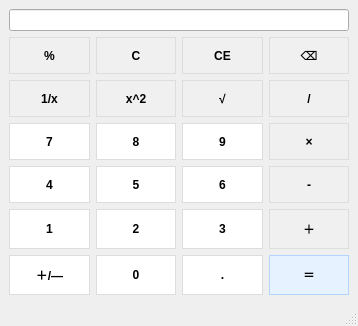
<?xml version="1.0" encoding="UTF-8"?>
<ui version="4.0">
 <class>MainWindow</class>
 <widget class="QMainWindow" name="MainWindow">
  <property name="geometry">
   <rect>
    <x>0</x>
    <y>0</y>
    <width>358</width>
    <height>326</height>
   </rect>
  </property>
  <property name="windowTitle">
   <string>MainWindow</string>
  </property>
  <property name="styleSheet">
   <string notr="true">/* 全局按钮基础样式：浅灰色背景、无圆角、默认字体、加粗 */
QPushButton {
    background-color: #f0f0f0; /* 浅灰色背景 */
    font-weight: bold; /* 保留加粗 */
    border: 1px solid #ddd; /* 细边框 */
    border-radius: 0; /* 取消圆角 */
    padding: 10px; /* 内边距 */
}

/* 按钮悬停状态 */
QPushButton:hover {
    background-color: #e0e0e0; /* 稍深灰色 */
    color: black;
    font-size: 17pt; /* 悬停时字号微涨 */
}

/* 按钮按下状态 */
QPushButton:pressed {
    background-color: #d0d0d0; /* 更深灰色 */
    color: black;
    font-size: 15pt; /* 字号微缩 */
}

/* 功能按钮差异化（灰色基调） */
QPushButton#OpButton {
    background-color: #e8e8e8;
    font-size: 18pt;
}

QPushButton#ClearButton {
    background-color: #f5f5f5;
    font-size: 17pt;
}

QPushButton#EqualButton {
    background-color: #d8d8d8;
    font-size: 19pt;
}</string>
  </property>
  <widget class="QWidget" name="centralwidget">
   <layout class="QHBoxLayout" name="horizontalLayout">
    <item>
     <layout class="QGridLayout" name="gridLayout_2">
      <item row="2" column="3">
       <widget class="QPushButton" name="btnDel">
        <property name="sizePolicy">
         <sizepolicy hsizetype="Minimum" vsizetype="Preferred">
          <horstretch>0</horstretch>
          <verstretch>0</verstretch>
         </sizepolicy>
        </property>
        <property name="text">
         <string>⌫</string>
        </property>
       </widget>
      </item>
      <item row="3" column="2">
       <widget class="QPushButton" name="btnSqrt">
        <property name="sizePolicy">
         <sizepolicy hsizetype="Minimum" vsizetype="Preferred">
          <horstretch>0</horstretch>
          <verstretch>0</verstretch>
         </sizepolicy>
        </property>
        <property name="text">
         <string>√</string>
        </property>
       </widget>
      </item>
      <item row="2" column="2">
       <widget class="QPushButton" name="btnClearAll">
        <property name="sizePolicy">
         <sizepolicy hsizetype="Minimum" vsizetype="Preferred">
          <horstretch>0</horstretch>
          <verstretch>0</verstretch>
         </sizepolicy>
        </property>
        <property name="text">
         <string>CE</string>
        </property>
       </widget>
      </item>
      <item row="7" column="0">
       <widget class="QPushButton" name="btnSign">
        <property name="sizePolicy">
         <sizepolicy hsizetype="Minimum" vsizetype="Preferred">
          <horstretch>0</horstretch>
          <verstretch>0</verstretch>
         </sizepolicy>
        </property>
        <property name="styleSheet">
         <string notr="true">/* 全局按钮基础样式：白色背景、无圆角、默认字体、加粗 */
QPushButton {
    background-color: white; /* 基础背景色改为白色 */
    font-weight: bold; /* 保留加粗 */
    border: 1px solid #ddd; /* 细边框 */
    border-radius: 0; /* 取消圆角 */
    padding: 10px; /* 内边距 */
}

/* 按钮悬停状态（保持原有逻辑，背景稍暗） */
QPushButton:hover {
    background-color: #f5f5f5; /* 悬停时浅灰（与白色区分） */
    color: black;
    font-size: 17pt;
}

/* 按钮按下状态：改为奶油白（接近#FFFDD0或#FFF8DC等奶油色） */
QPushButton:pressed {
    background-color: #FFF8DC; /* 奶油白背景 */
    color: black;
    font-size: 15pt;
}

/* 功能按钮差异化（保持白色基调，细微区分） */
QPushButton#OpButton {
    background-color: #fafafa; /* 比纯白稍浅灰的底色 */
    font-size: 18pt;
}

QPushButton#ClearButton {
    background-color: #fcfcfc; /* 接近纯白的浅灰 */
    font-size: 17pt;
}

QPushButton#EqualButton {
    background-color: #f8f8f8; /* 稍暗于纯白的底色 */
    font-size: 19pt;
}</string>
        </property>
        <property name="text">
         <string>＋/—</string>
        </property>
       </widget>
      </item>
      <item row="7" column="1">
       <widget class="QPushButton" name="btnNum0">
        <property name="sizePolicy">
         <sizepolicy hsizetype="Minimum" vsizetype="Preferred">
          <horstretch>0</horstretch>
          <verstretch>0</verstretch>
         </sizepolicy>
        </property>
        <property name="styleSheet">
         <string notr="true">/* 全局按钮基础样式：白色背景、无圆角、默认字体、加粗 */
QPushButton {
    background-color: white; /* 基础背景色改为白色 */
    font-weight: bold; /* 保留加粗 */
    border: 1px solid #ddd; /* 细边框 */
    border-radius: 0; /* 取消圆角 */
    padding: 10px; /* 内边距 */
}

/* 按钮悬停状态（保持原有逻辑，背景稍暗） */
QPushButton:hover {
    background-color: #f5f5f5; /* 悬停时浅灰（与白色区分） */
    color: black;
    font-size: 17pt;
}

/* 按钮按下状态：改为奶油白（接近#FFFDD0或#FFF8DC等奶油色） */
QPushButton:pressed {
    background-color: #FFF8DC; /* 奶油白背景 */
    color: black;
    font-size: 15pt;
}

/* 功能按钮差异化（保持白色基调，细微区分） */
QPushButton#OpButton {
    background-color: #fafafa; /* 比纯白稍浅灰的底色 */
    font-size: 18pt;
}

QPushButton#ClearButton {
    background-color: #fcfcfc; /* 接近纯白的浅灰 */
    font-size: 17pt;
}

QPushButton#EqualButton {
    background-color: #f8f8f8; /* 稍暗于纯白的底色 */
    font-size: 19pt;
}</string>
        </property>
        <property name="text">
         <string>0</string>
        </property>
       </widget>
      </item>
      <item row="6" column="3">
       <widget class="QPushButton" name="btnPlus">
        <property name="sizePolicy">
         <sizepolicy hsizetype="Minimum" vsizetype="Preferred">
          <horstretch>0</horstretch>
          <verstretch>0</verstretch>
         </sizepolicy>
        </property>
        <property name="text">
         <string>＋</string>
        </property>
       </widget>
      </item>
      <item row="4" column="3">
       <widget class="QPushButton" name="btnMultiple">
        <property name="sizePolicy">
         <sizepolicy hsizetype="Minimum" vsizetype="Preferred">
          <horstretch>0</horstretch>
          <verstretch>0</verstretch>
         </sizepolicy>
        </property>
        <property name="text">
         <string>×</string>
        </property>
       </widget>
      </item>
      <item row="3" column="3">
       <widget class="QPushButton" name="btnDivide">
        <property name="sizePolicy">
         <sizepolicy hsizetype="Minimum" vsizetype="Preferred">
          <horstretch>0</horstretch>
          <verstretch>0</verstretch>
         </sizepolicy>
        </property>
        <property name="text">
         <string>/</string>
        </property>
       </widget>
      </item>
      <item row="6" column="0">
       <widget class="QPushButton" name="btnNum1">
        <property name="sizePolicy">
         <sizepolicy hsizetype="Minimum" vsizetype="Preferred">
          <horstretch>0</horstretch>
          <verstretch>0</verstretch>
         </sizepolicy>
        </property>
        <property name="styleSheet">
         <string notr="true">/* 全局按钮基础样式：白色背景、无圆角、默认字体、加粗 */
QPushButton {
    background-color: white; /* 基础背景色改为白色 */
    font-weight: bold; /* 保留加粗 */
    border: 1px solid #ddd; /* 细边框 */
    border-radius: 0; /* 取消圆角 */
    padding: 10px; /* 内边距 */
}

/* 按钮悬停状态（保持原有逻辑，背景稍暗） */
QPushButton:hover {
    background-color: #f5f5f5; /* 悬停时浅灰（与白色区分） */
    color: black;
    font-size: 17pt;
}

/* 按钮按下状态：改为奶油白（接近#FFFDD0或#FFF8DC等奶油色） */
QPushButton:pressed {
    background-color: #FFF8DC; /* 奶油白背景 */
    color: black;
    font-size: 15pt;
}

/* 功能按钮差异化（保持白色基调，细微区分） */
QPushButton#OpButton {
    background-color: #fafafa; /* 比纯白稍浅灰的底色 */
    font-size: 18pt;
}

QPushButton#ClearButton {
    background-color: #fcfcfc; /* 接近纯白的浅灰 */
    font-size: 17pt;
}

QPushButton#EqualButton {
    background-color: #f8f8f8; /* 稍暗于纯白的底色 */
    font-size: 19pt;
}</string>
        </property>
        <property name="text">
         <string>1</string>
        </property>
       </widget>
      </item>
      <item row="4" column="0">
       <widget class="QPushButton" name="btnNum7">
        <property name="sizePolicy">
         <sizepolicy hsizetype="Minimum" vsizetype="Preferred">
          <horstretch>0</horstretch>
          <verstretch>0</verstretch>
         </sizepolicy>
        </property>
        <property name="styleSheet">
         <string notr="true">/* 全局按钮基础样式：白色背景、无圆角、默认字体、加粗 */
QPushButton {
    background-color: white; /* 基础背景色改为白色 */
    font-weight: bold; /* 保留加粗 */
    border: 1px solid #ddd; /* 细边框 */
    border-radius: 0; /* 取消圆角 */
    padding: 10px; /* 内边距 */
}

/* 按钮悬停状态（保持原有逻辑，背景稍暗） */
QPushButton:hover {
    background-color: #f5f5f5; /* 悬停时浅灰（与白色区分） */
    color: black;
    font-size: 17pt;
}

/* 按钮按下状态：改为奶油白（接近#FFFDD0或#FFF8DC等奶油色） */
QPushButton:pressed {
    background-color: #FFF8DC; /* 奶油白背景 */
    color: black;
    font-size: 15pt;
}

/* 功能按钮差异化（保持白色基调，细微区分） */
QPushButton#OpButton {
    background-color: #fafafa; /* 比纯白稍浅灰的底色 */
    font-size: 18pt;
}

QPushButton#ClearButton {
    background-color: #fcfcfc; /* 接近纯白的浅灰 */
    font-size: 17pt;
}

QPushButton#EqualButton {
    background-color: #f8f8f8; /* 稍暗于纯白的底色 */
    font-size: 19pt;
}</string>
        </property>
        <property name="text">
         <string>7</string>
        </property>
       </widget>
      </item>
      <item row="5" column="1">
       <widget class="QPushButton" name="btnNum5">
        <property name="sizePolicy">
         <sizepolicy hsizetype="Minimum" vsizetype="Preferred">
          <horstretch>0</horstretch>
          <verstretch>0</verstretch>
         </sizepolicy>
        </property>
        <property name="styleSheet">
         <string notr="true">/* 全局按钮基础样式：白色背景、无圆角、默认字体、加粗 */
QPushButton {
    background-color: white; /* 基础背景色改为白色 */
    font-weight: bold; /* 保留加粗 */
    border: 1px solid #ddd; /* 细边框 */
    border-radius: 0; /* 取消圆角 */
    padding: 10px; /* 内边距 */
}

/* 按钮悬停状态（保持原有逻辑，背景稍暗） */
QPushButton:hover {
    background-color: #f5f5f5; /* 悬停时浅灰（与白色区分） */
    color: black;
    font-size: 17pt;
}

/* 按钮按下状态：改为奶油白（接近#FFFDD0或#FFF8DC等奶油色） */
QPushButton:pressed {
    background-color: #FFF8DC; /* 奶油白背景 */
    color: black;
    font-size: 15pt;
}

/* 功能按钮差异化（保持白色基调，细微区分） */
QPushButton#OpButton {
    background-color: #fafafa; /* 比纯白稍浅灰的底色 */
    font-size: 18pt;
}

QPushButton#ClearButton {
    background-color: #fcfcfc; /* 接近纯白的浅灰 */
    font-size: 17pt;
}

QPushButton#EqualButton {
    background-color: #f8f8f8; /* 稍暗于纯白的底色 */
    font-size: 19pt;
}</string>
        </property>
        <property name="text">
         <string>5</string>
        </property>
       </widget>
      </item>
      <item row="4" column="2">
       <widget class="QPushButton" name="btnNum9">
        <property name="sizePolicy">
         <sizepolicy hsizetype="Minimum" vsizetype="Preferred">
          <horstretch>0</horstretch>
          <verstretch>0</verstretch>
         </sizepolicy>
        </property>
        <property name="styleSheet">
         <string notr="true">/* 全局按钮基础样式：白色背景、无圆角、默认字体、加粗 */
QPushButton {
    background-color: white; /* 基础背景色改为白色 */
    font-weight: bold; /* 保留加粗 */
    border: 1px solid #ddd; /* 细边框 */
    border-radius: 0; /* 取消圆角 */
    padding: 10px; /* 内边距 */
}

/* 按钮悬停状态（保持原有逻辑，背景稍暗） */
QPushButton:hover {
    background-color: #f5f5f5; /* 悬停时浅灰（与白色区分） */
    color: black;
    font-size: 17pt;
}

/* 按钮按下状态：改为奶油白（接近#FFFDD0或#FFF8DC等奶油色） */
QPushButton:pressed {
    background-color: #FFF8DC; /* 奶油白背景 */
    color: black;
    font-size: 15pt;
}

/* 功能按钮差异化（保持白色基调，细微区分） */
QPushButton#OpButton {
    background-color: #fafafa; /* 比纯白稍浅灰的底色 */
    font-size: 18pt;
}

QPushButton#ClearButton {
    background-color: #fcfcfc; /* 接近纯白的浅灰 */
    font-size: 17pt;
}

QPushButton#EqualButton {
    background-color: #f8f8f8; /* 稍暗于纯白的底色 */
    font-size: 19pt;
}</string>
        </property>
        <property name="text">
         <string>9</string>
        </property>
       </widget>
      </item>
      <item row="6" column="1">
       <widget class="QPushButton" name="btnNum2">
        <property name="sizePolicy">
         <sizepolicy hsizetype="Minimum" vsizetype="Preferred">
          <horstretch>0</horstretch>
          <verstretch>0</verstretch>
         </sizepolicy>
        </property>
        <property name="styleSheet">
         <string notr="true">/* 全局按钮基础样式：白色背景、无圆角、默认字体、加粗 */
QPushButton {
    background-color: white; /* 基础背景色改为白色 */
    font-weight: bold; /* 保留加粗 */
    border: 1px solid #ddd; /* 细边框 */
    border-radius: 0; /* 取消圆角 */
    padding: 10px; /* 内边距 */
}

/* 按钮悬停状态（保持原有逻辑，背景稍暗） */
QPushButton:hover {
    background-color: #f5f5f5; /* 悬停时浅灰（与白色区分） */
    color: black;
    font-size: 17pt;
}

/* 按钮按下状态：改为奶油白（接近#FFFDD0或#FFF8DC等奶油色） */
QPushButton:pressed {
    background-color: #FFF8DC; /* 奶油白背景 */
    color: black;
    font-size: 15pt;
}

/* 功能按钮差异化（保持白色基调，细微区分） */
QPushButton#OpButton {
    background-color: #fafafa; /* 比纯白稍浅灰的底色 */
    font-size: 18pt;
}

QPushButton#ClearButton {
    background-color: #fcfcfc; /* 接近纯白的浅灰 */
    font-size: 17pt;
}

QPushButton#EqualButton {
    background-color: #f8f8f8; /* 稍暗于纯白的底色 */
    font-size: 19pt;
}</string>
        </property>
        <property name="text">
         <string>2</string>
        </property>
       </widget>
      </item>
      <item row="7" column="2">
       <widget class="QPushButton" name="btnPeriod">
        <property name="sizePolicy">
         <sizepolicy hsizetype="Minimum" vsizetype="Preferred">
          <horstretch>0</horstretch>
          <verstretch>0</verstretch>
         </sizepolicy>
        </property>
        <property name="styleSheet">
         <string notr="true">/* 全局按钮基础样式：白色背景、无圆角、默认字体、加粗 */
QPushButton {
    background-color: white; /* 基础背景色改为白色 */
    font-weight: bold; /* 保留加粗 */
    border: 1px solid #ddd; /* 细边框 */
    border-radius: 0; /* 取消圆角 */
    padding: 10px; /* 内边距 */
}

/* 按钮悬停状态（保持原有逻辑，背景稍暗） */
QPushButton:hover {
    background-color: #f5f5f5; /* 悬停时浅灰（与白色区分） */
    color: black;
    font-size: 17pt;
}

/* 按钮按下状态：改为奶油白（接近#FFFDD0或#FFF8DC等奶油色） */
QPushButton:pressed {
    background-color: #FFF8DC; /* 奶油白背景 */
    color: black;
    font-size: 15pt;
}

/* 功能按钮差异化（保持白色基调，细微区分） */
QPushButton#OpButton {
    background-color: #fafafa; /* 比纯白稍浅灰的底色 */
    font-size: 18pt;
}

QPushButton#ClearButton {
    background-color: #fcfcfc; /* 接近纯白的浅灰 */
    font-size: 17pt;
}

QPushButton#EqualButton {
    background-color: #f8f8f8; /* 稍暗于纯白的底色 */
    font-size: 19pt;
}</string>
        </property>
        <property name="text">
         <string>.</string>
        </property>
       </widget>
      </item>
      <item row="2" column="1">
       <widget class="QPushButton" name="btnClear">
        <property name="sizePolicy">
         <sizepolicy hsizetype="Minimum" vsizetype="Preferred">
          <horstretch>0</horstretch>
          <verstretch>0</verstretch>
         </sizepolicy>
        </property>
        <property name="text">
         <string>C</string>
        </property>
       </widget>
      </item>
      <item row="6" column="2">
       <widget class="QPushButton" name="btnNum3">
        <property name="sizePolicy">
         <sizepolicy hsizetype="Minimum" vsizetype="Preferred">
          <horstretch>0</horstretch>
          <verstretch>0</verstretch>
         </sizepolicy>
        </property>
        <property name="styleSheet">
         <string notr="true">/* 全局按钮基础样式：白色背景、无圆角、默认字体、加粗 */
QPushButton {
    background-color: white; /* 基础背景色改为白色 */
    font-weight: bold; /* 保留加粗 */
    border: 1px solid #ddd; /* 细边框 */
    border-radius: 0; /* 取消圆角 */
    padding: 10px; /* 内边距 */
}

/* 按钮悬停状态（保持原有逻辑，背景稍暗） */
QPushButton:hover {
    background-color: #f5f5f5; /* 悬停时浅灰（与白色区分） */
    color: black;
    font-size: 17pt;
}

/* 按钮按下状态：改为奶油白（接近#FFFDD0或#FFF8DC等奶油色） */
QPushButton:pressed {
    background-color: #FFF8DC; /* 奶油白背景 */
    color: black;
    font-size: 15pt;
}

/* 功能按钮差异化（保持白色基调，细微区分） */
QPushButton#OpButton {
    background-color: #fafafa; /* 比纯白稍浅灰的底色 */
    font-size: 18pt;
}

QPushButton#ClearButton {
    background-color: #fcfcfc; /* 接近纯白的浅灰 */
    font-size: 17pt;
}

QPushButton#EqualButton {
    background-color: #f8f8f8; /* 稍暗于纯白的底色 */
    font-size: 19pt;
}</string>
        </property>
        <property name="text">
         <string>3</string>
        </property>
       </widget>
      </item>
      <item row="3" column="1">
       <widget class="QPushButton" name="btnSquare">
        <property name="sizePolicy">
         <sizepolicy hsizetype="Minimum" vsizetype="Preferred">
          <horstretch>0</horstretch>
          <verstretch>0</verstretch>
         </sizepolicy>
        </property>
        <property name="text">
         <string>x^2</string>
        </property>
       </widget>
      </item>
      <item row="5" column="3">
       <widget class="QPushButton" name="btnMinus">
        <property name="sizePolicy">
         <sizepolicy hsizetype="Minimum" vsizetype="Preferred">
          <horstretch>0</horstretch>
          <verstretch>0</verstretch>
         </sizepolicy>
        </property>
        <property name="text">
         <string>-</string>
        </property>
       </widget>
      </item>
      <item row="2" column="0">
       <widget class="QPushButton" name="btnPercentage">
        <property name="sizePolicy">
         <sizepolicy hsizetype="Minimum" vsizetype="Preferred">
          <horstretch>0</horstretch>
          <verstretch>0</verstretch>
         </sizepolicy>
        </property>
        <property name="text">
         <string>%</string>
        </property>
       </widget>
      </item>
      <item row="5" column="0">
       <widget class="QPushButton" name="btnNum4">
        <property name="sizePolicy">
         <sizepolicy hsizetype="Minimum" vsizetype="Preferred">
          <horstretch>0</horstretch>
          <verstretch>0</verstretch>
         </sizepolicy>
        </property>
        <property name="styleSheet">
         <string notr="true">/* 全局按钮基础样式：白色背景、无圆角、默认字体、加粗 */
QPushButton {
    background-color: white; /* 基础背景色改为白色 */
    font-weight: bold; /* 保留加粗 */
    border: 1px solid #ddd; /* 细边框 */
    border-radius: 0; /* 取消圆角 */
    padding: 10px; /* 内边距 */
}

/* 按钮悬停状态（保持原有逻辑，背景稍暗） */
QPushButton:hover {
    background-color: #f5f5f5; /* 悬停时浅灰（与白色区分） */
    color: black;
    font-size: 17pt;
}

/* 按钮按下状态：改为奶油白（接近#FFFDD0或#FFF8DC等奶油色） */
QPushButton:pressed {
    background-color: #FFF8DC; /* 奶油白背景 */
    color: black;
    font-size: 15pt;
}

/* 功能按钮差异化（保持白色基调，细微区分） */
QPushButton#OpButton {
    background-color: #fafafa; /* 比纯白稍浅灰的底色 */
    font-size: 18pt;
}

QPushButton#ClearButton {
    background-color: #fcfcfc; /* 接近纯白的浅灰 */
    font-size: 17pt;
}

QPushButton#EqualButton {
    background-color: #f8f8f8; /* 稍暗于纯白的底色 */
    font-size: 19pt;
}</string>
        </property>
        <property name="text">
         <string>4</string>
        </property>
       </widget>
      </item>
      <item row="5" column="2">
       <widget class="QPushButton" name="btnNum6">
        <property name="sizePolicy">
         <sizepolicy hsizetype="Minimum" vsizetype="Preferred">
          <horstretch>0</horstretch>
          <verstretch>0</verstretch>
         </sizepolicy>
        </property>
        <property name="styleSheet">
         <string notr="true">/* 全局按钮基础样式：白色背景、无圆角、默认字体、加粗 */
QPushButton {
    background-color: white; /* 基础背景色改为白色 */
    font-weight: bold; /* 保留加粗 */
    border: 1px solid #ddd; /* 细边框 */
    border-radius: 0; /* 取消圆角 */
    padding: 10px; /* 内边距 */
}

/* 按钮悬停状态（保持原有逻辑，背景稍暗） */
QPushButton:hover {
    background-color: #f5f5f5; /* 悬停时浅灰（与白色区分） */
    color: black;
    font-size: 17pt;
}

/* 按钮按下状态：改为奶油白（接近#FFFDD0或#FFF8DC等奶油色） */
QPushButton:pressed {
    background-color: #FFF8DC; /* 奶油白背景 */
    color: black;
    font-size: 15pt;
}

/* 功能按钮差异化（保持白色基调，细微区分） */
QPushButton#OpButton {
    background-color: #fafafa; /* 比纯白稍浅灰的底色 */
    font-size: 18pt;
}

QPushButton#ClearButton {
    background-color: #fcfcfc; /* 接近纯白的浅灰 */
    font-size: 17pt;
}

QPushButton#EqualButton {
    background-color: #f8f8f8; /* 稍暗于纯白的底色 */
    font-size: 19pt;
}</string>
        </property>
        <property name="text">
         <string>6</string>
        </property>
       </widget>
      </item>
      <item row="4" column="1">
       <widget class="QPushButton" name="btnNum8">
        <property name="sizePolicy">
         <sizepolicy hsizetype="Minimum" vsizetype="Preferred">
          <horstretch>0</horstretch>
          <verstretch>0</verstretch>
         </sizepolicy>
        </property>
        <property name="styleSheet">
         <string notr="true">/* 全局按钮基础样式：白色背景、无圆角、默认字体、加粗 */
QPushButton {
    background-color: white; /* 基础背景色改为白色 */
    font-weight: bold; /* 保留加粗 */
    border: 1px solid #ddd; /* 细边框 */
    border-radius: 0; /* 取消圆角 */
    padding: 10px; /* 内边距 */
}

/* 按钮悬停状态（保持原有逻辑，背景稍暗） */
QPushButton:hover {
    background-color: #f5f5f5; /* 悬停时浅灰（与白色区分） */
    color: black;
    font-size: 17pt;
}

/* 按钮按下状态：改为奶油白（接近#FFFDD0或#FFF8DC等奶油色） */
QPushButton:pressed {
    background-color: #FFF8DC; /* 奶油白背景 */
    color: black;
    font-size: 15pt;
}

/* 功能按钮差异化（保持白色基调，细微区分） */
QPushButton#OpButton {
    background-color: #fafafa; /* 比纯白稍浅灰的底色 */
    font-size: 18pt;
}

QPushButton#ClearButton {
    background-color: #fcfcfc; /* 接近纯白的浅灰 */
    font-size: 17pt;
}

QPushButton#EqualButton {
    background-color: #f8f8f8; /* 稍暗于纯白的底色 */
    font-size: 19pt;
}</string>
        </property>
        <property name="text">
         <string>8</string>
        </property>
       </widget>
      </item>
      <item row="7" column="3">
       <widget class="QPushButton" name="btnEqual">
        <property name="sizePolicy">
         <sizepolicy hsizetype="Minimum" vsizetype="Preferred">
          <horstretch>0</horstretch>
          <verstretch>0</verstretch>
         </sizepolicy>
        </property>
        <property name="styleSheet">
         <string notr="true">/* 全局按钮基础样式：浅蓝色背景、无圆角、默认字体、加粗 */
QPushButton {
    background-color: #e6f2ff; /* 浅蓝色背景（柔和浅蓝） */
    font-weight: bold; /* 保留加粗 */
    border: 1px solid #b3d4fc; /* 浅蓝色边框，与背景协调 */
    border-radius: 0; /* 取消圆角 */
    padding: 10px; /* 内边距 */
}

/* 按钮悬停状态 */
QPushButton:hover {
    background-color: #cce5ff; /* 悬停时稍深的浅蓝色 */
    color: black;
    font-size: 17pt;
}

/* 按钮按下状态：改为深蓝色 */
QPushButton:pressed {
    background-color: #4a90e2; /* 深蓝色（突出显点击反馈） */
    color: white; /* 文字变白，与深蓝背景形成对比 */
    font-size: 15pt;
}

/* 功能按钮差异化（蓝色基调，细微区分） */
QPushButton#OpButton {
    background-color: #d1e7fe; /* 比基础色稍浅的蓝 */
    font-size: 18pt;
}

QPushButton#ClearButton {
    background-color: #ebf5ff; /* 接近白色的浅蓝 */
    font-size: 17pt;
}

QPushButton#EqualButton {
    background-color: #bad7f5; /* 稍深于基础色的蓝 */
    font-size: 19pt;
}</string>
        </property>
        <property name="text">
         <string>＝</string>
        </property>
       </widget>
      </item>
      <item row="3" column="0">
       <widget class="QPushButton" name="btnInverse">
        <property name="sizePolicy">
         <sizepolicy hsizetype="Minimum" vsizetype="Preferred">
          <horstretch>0</horstretch>
          <verstretch>0</verstretch>
         </sizepolicy>
        </property>
        <property name="text">
         <string>1/x</string>
        </property>
       </widget>
      </item>
      <item row="1" column="0" colspan="4">
       <widget class="QLineEdit" name="display"/>
      </item>
     </layout>
    </item>
   </layout>
  </widget>
  <widget class="QMenuBar" name="menubar">
   <property name="geometry">
    <rect>
     <x>0</x>
     <y>0</y>
     <width>358</width>
     <height>21</height>
    </rect>
   </property>
  </widget>
  <widget class="QStatusBar" name="statusbar"/>
 </widget>
 <resources/>
 <connections/>
</ui>
